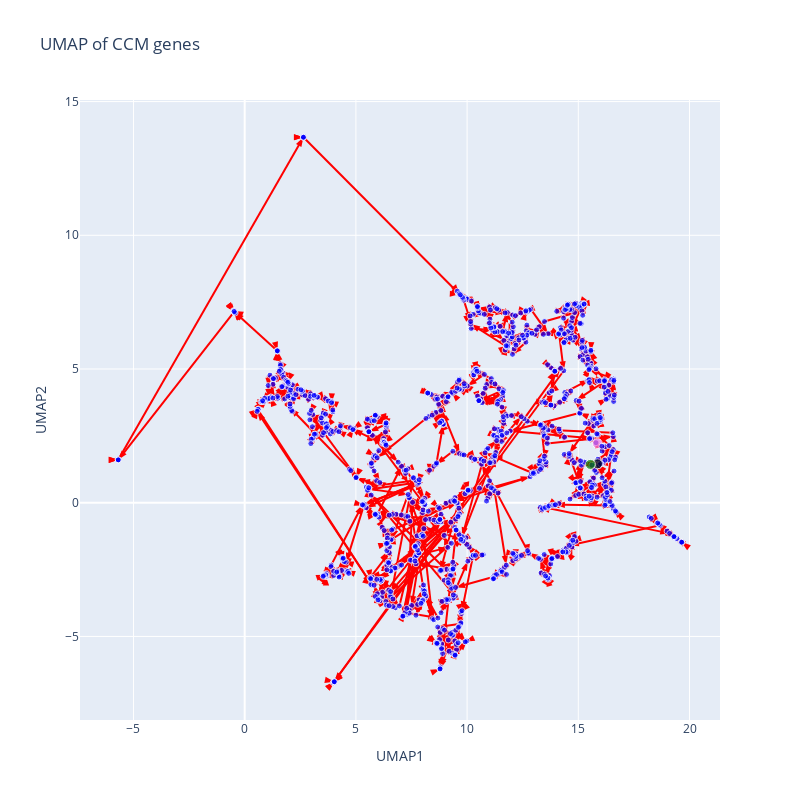

The notebook cell this image was saved under:
### Code cell
with open("./LKH-3.0.10/umap.tour", "r") as f:
    for line in f:
        if line.startswith("TOUR_SECTION"):
            break
    tour = np.array([int(line) - 1 for line in f.readlines()[:-2]])


layout = go.Layout(
    title="UMAP of CCM genes",
    xaxis=dict(title="UMAP1"),
    yaxis=dict(title="UMAP2"),
    width=800,
    height=800,
)

data = [
    go.Scatter(
        x=embedding[tour, 0],
        y=embedding[tour, 1],
        mode="lines+markers",
        line=dict(color="red"),
        marker=dict(size=10, symbol="arrow", angleref="previous"),
        hoverinfo="skip",
        showlegend=False,
    ),
    go.Scatter(
        x=embedding[:, 0],
        y=embedding[:, 1],
        mode="markers",
        marker=dict(
            color=[
                "green"
                if i == tour[0]
                else "black"
                if i == tour[-1]
                else "yellow"
                if i in target_gene_indecies
                else "blue"
                for i in range(len(leaves))
            ],
            size=[
                10 if i == tour[0] or i == tour[-1] or i in target_gene_indecies else 6
                for i in range(len(leaves))
            ],
        ),
        text=[genes[i] for i in leaves],
        showlegend=False,
        hoverinfo="text",
    ),
]

fig = go.Figure(data=data, layout=layout)

fig.show()

### Figure 1 — Plotly figure (JSON) as saved in the notebook; plotly's stock layout.template omitted (floating-point values rounded to 4 significant figures; data arrays with more than 128 entries replaced by an {"elided": "..."} marker saying what was removed)
{"data": [{"hoverinfo": "skip", "line": {"color": "red"}, "marker": {"angleref": "previous", "size": 10, "symbol": "arrow"}, "mode": "lines+markers", "showlegend": false, "type": "scatter", "x": {"elided": "1145 float values"}, "y": {"elided": "1145 float values"}}, {"hoverinfo": "text", "marker": {"color": {"elided": "1146 str values"}, "size": {"elided": "1146 int values"}}, "mode": "markers", "showlegend": false, "text": {"elided": "1146 str values"}, "type": "scatter", "x": {"elided": "1146 float values"}, "y": {"elided": "1146 float values"}}], "layout": {"height": 800, "title": {"text": "UMAP of CCM genes"}, "width": 800, "xaxis": {"title": {"text": "UMAP1"}}, "yaxis": {"title": {"text": "UMAP2"}}}}
